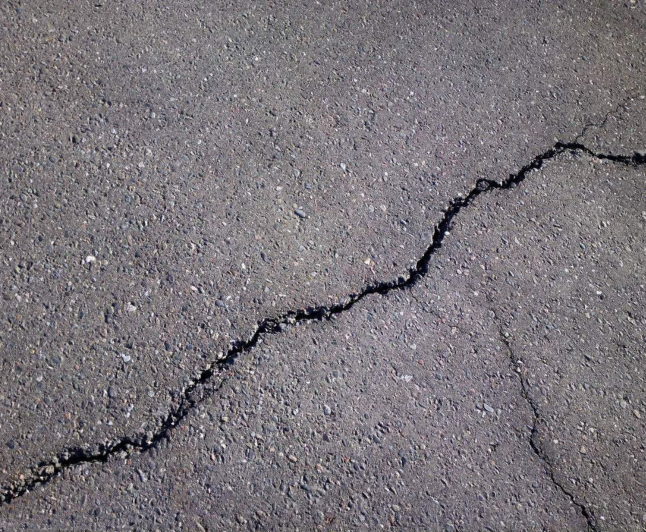
#> input picture crack_detection/2.png, 1291 x 1064 px (shown at 1/2 size)
$ python crack_detction.py
#> lines starting #> are read from the running program, lines starting #| are printed output that depends on the picture; after the words box and inside, x2 and y2 are one past the last pixel; in counts of white or black regions, pixels touching at a corner belong together
import numpy as np
import cv2
from matplotlib import pyplot as plt

# List of image file names
image_files = ['2.png', '3.png', '5.jpg', '6.jpg']

# Function to process an image and return the processed images at each step
def process_image(image_path):
    # Read an image
#> called with image_path = '2.png'
    img = cv2.imread(image_path)
#> img is the input picture: shape (1064, 1291, 3); mean B, G, R 122.1, 116.6, 122.1

    # Convert into gray scale
    gray = cv2.cvtColor(img, cv2.COLOR_BGR2GRAY)

    # Image processing (smoothing)
    # Averaging
    blur = cv2.blur(gray, (3, 3))

    # Apply logarithmic transform
    img_log = (np.log(blur + 1) / (np.log(1 + np.max(blur)))) * 255
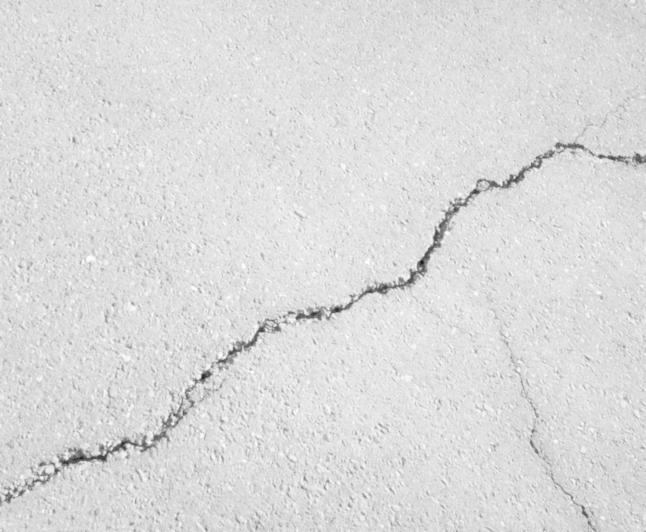
#> img_log: shape (1064, 1291) float16 (shown at 1/2 size); min 0, max 255, mean 219.6

    # Specify the data type
    img_log = np.array(img_log, dtype=np.uint8)

    # Image smoothing: bilateral filter
    bilateral = cv2.bilateralFilter(img_log, 5, 75, 75)

    # Canny Edge Detection
    edges = cv2.Canny(bilateral, 100, 200)
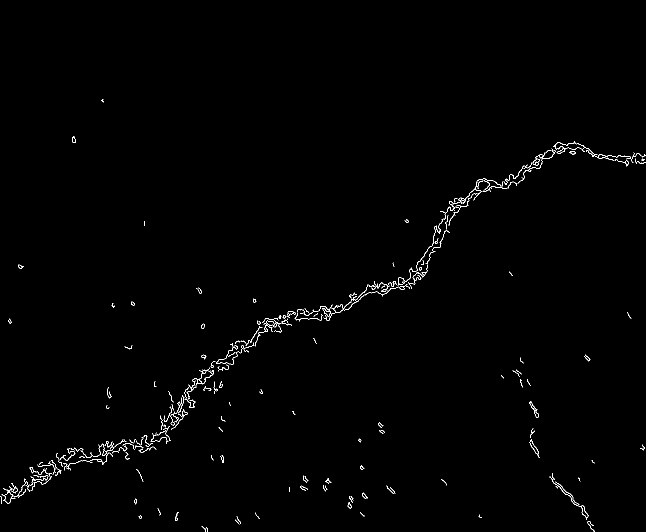
#> edges: shape (1064, 1291) (shown at 1/2 size); 0.68% white in thin lines or dots, all inside (x1, y1, x2, y2) = (0, 198, 1291, 1064)

    # Morphological Closing Operator
    kernel = np.ones((5, 5), np.uint8)
    closing = cv2.morphologyEx(edges, cv2.MORPH_CLOSE, kernel)
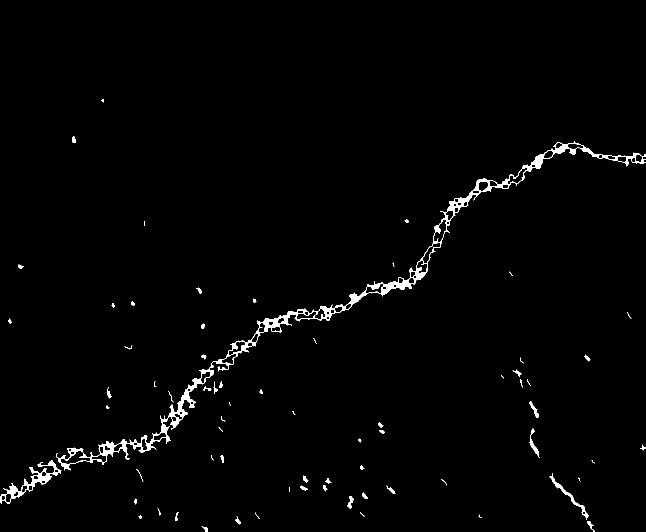
#> closing: shape (1064, 1291) (shown at 1/2 size); 1.4% white; 69 white regions (20 under 20 px), largest, box (x1, y1, x2, y2) and area: (113, 283, 1291, 941) 13664, (0, 920, 123, 1008) 1795, (1099, 946, 1177, 1040) 631

    # Create feature detecting method
    orb = cv2.ORB_create(nfeatures=1500)

    # Make featured Image
    keypoints, descriptors = orb.detectAndCompute(closing, None)
#> keypoints = 1494 keypoints; strongest (x, y, size): (521, 652, 31), (143, 906, 31), (440, 736, 31), (640, 637, 31)
    featuredImg = cv2.drawKeypoints(closing, keypoints, None)
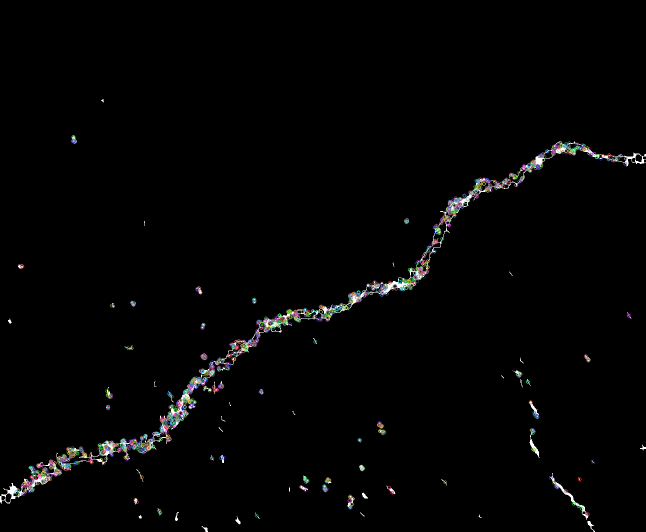
#> featuredImg: shape (1064, 1291, 3) (shown at 1/2 size); mean of channels 0, 1, 2 3.8, 3.8, 3.8; drawn as B, G, R

    # Return all processed images
    return img, gray, blur, img_log, bilateral, edges, closing, featuredImg

# Process each image and store the results
all_results = []
for file in image_files:
    results = process_image(file)
#> results = 8 items
    all_results.append(results)
#> pass 2 of the loop `for file in image_files:`:
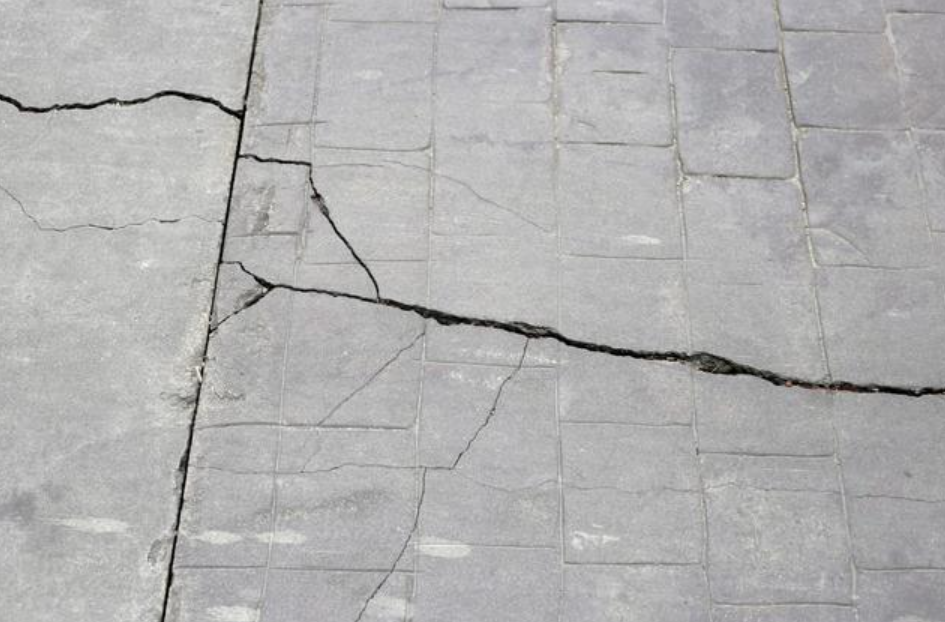
#> input picture crack_detection/3.png, 945 x 622 px
#> in process_image, img is the input picture: shape (622, 945, 3); mean B, G, R 177.1, 177.1, 177.4
#> gray: shape (622, 945)
#> blur: shape (622, 945)
#> bilateral: shape (622, 945)
#> in process_image (call 2), `edges = cv2.Canny(bilateral, 100, 200)`:
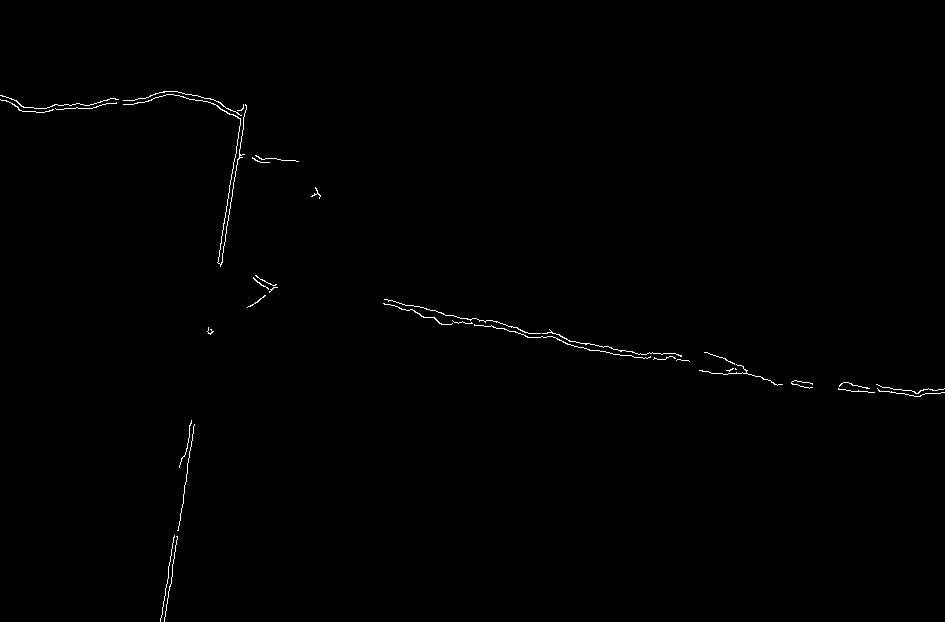
#> edges: shape (622, 945); 0.43% white in thin lines or dots, all inside (x1, y1, x2, y2) = (0, 91, 945, 622)
#> closing: shape (622, 945); 0.92% white; 14 white regions, largest, box (x1, y1, x2, y2) and area: (383, 299, 690, 362) 1602, (123, 91, 247, 267) 1356, (0, 95, 119, 113) 612
#> keypoints = 914 keypoints; strongest (x, y, size): (593, 347, 31), (316, 193, 37.2), (314, 192, 31), (856, 388, 31)
#> in process_image (call 2), `featuredImg = cv2.drawKeypoints(closing, keypoints, None)`:
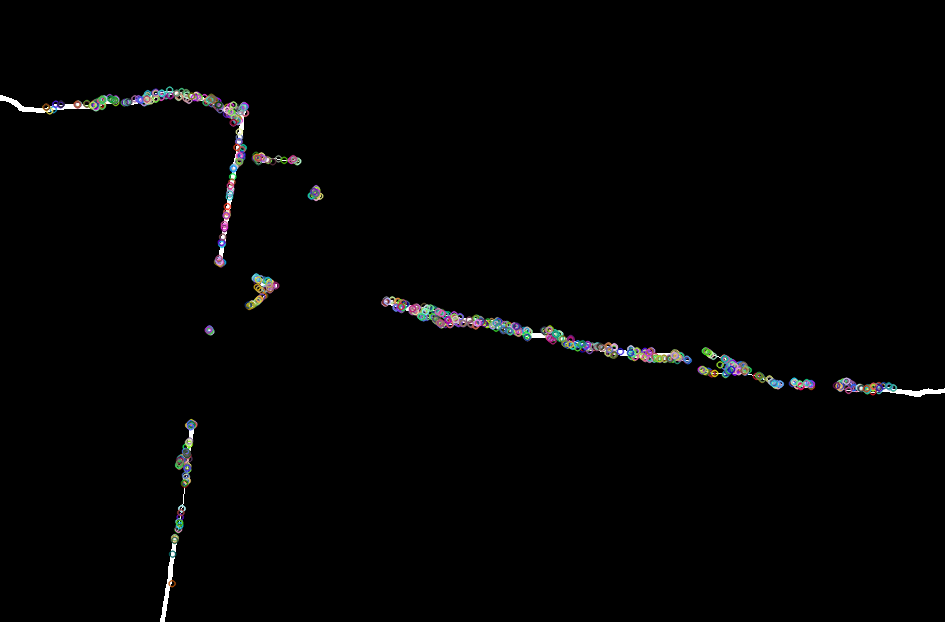
#> featuredImg: shape (622, 945, 3); mean of channels 0, 1, 2 2.9, 2.9, 2.9; drawn as B, G, R
#> pass 3 of the loop `for file in image_files:`:
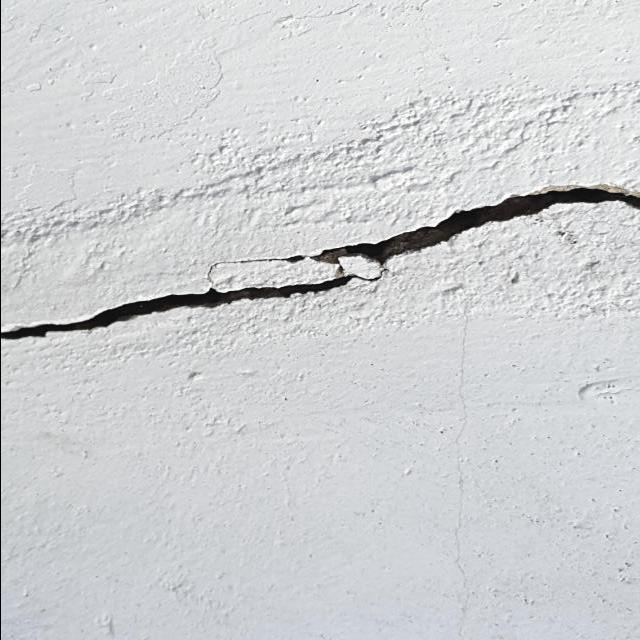
#> input picture crack_detection/5.jpg, 640 x 640 px
#> in process_image, img is the input picture: shape (640, 640, 3); mean B, G, R 210.5, 208.5, 206.7
#> gray: shape (640, 640)
#> blur: shape (640, 640)
#> bilateral: shape (640, 640)
#> in process_image (call 3), `edges = cv2.Canny(bilateral, 100, 200)`:
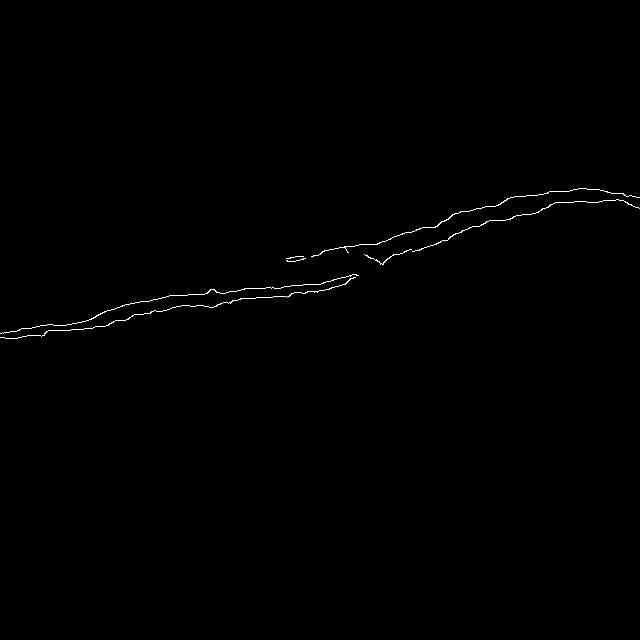
#> edges: shape (640, 640); 0.37% white in thin lines or dots, all inside (x1, y1, x2, y2) = (0, 188, 640, 339)
#> keypoints = 725 keypoints; strongest (x, y, size): (51, 327, 31), (69, 325, 31), (73, 326, 31), (349, 249, 31)
#> in process_image (call 3), `featuredImg = cv2.drawKeypoints(closing, keypoints, None)`:
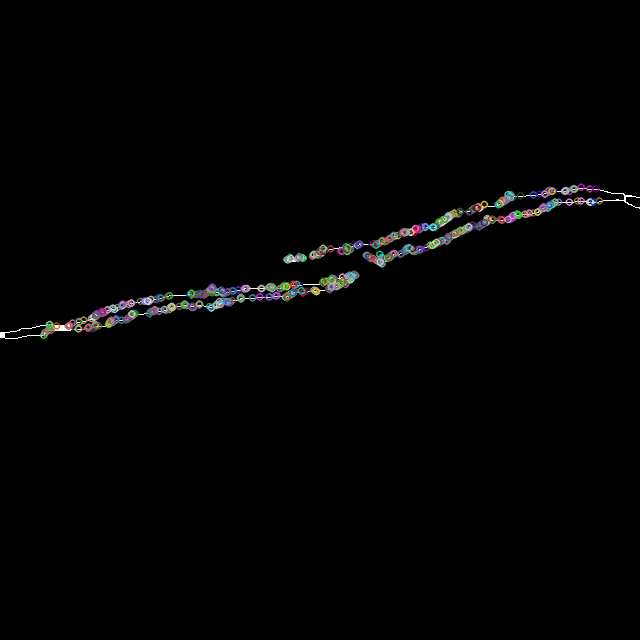
#> featuredImg: shape (640, 640, 3); mean of channels 0, 1, 2 2.7, 2.7, 2.7; drawn as B, G, R
#> the loop made 4 passes; the first 3 are shown

# Function to display and save all the results for each image
def display_and_save_results(all_results, image_files):
    for i, results in enumerate(all_results):
        fig, axs = plt.subplots(nrows=1, ncols=8, figsize=(20, 5))
        axs[0].imshow(cv2.cvtColor(results[0], cv2.COLOR_BGR2RGB))
        axs[0].set_title('Original')
        axs[0].axis('off')

        axs[1].imshow(results[1], cmap='gray')
        axs[1].set_title('Gray')
        axs[1].axis('off')

        axs[2].imshow(results[2], cmap='gray')
        axs[2].set_title('Blur')
        axs[2].axis('off')

        axs[3].imshow(results[3], cmap='gray')
        axs[3].set_title('Log')
        axs[3].axis('off')

        axs[4].imshow(results[4], cmap='gray')
        axs[4].set_title('Bilateral')
        axs[4].axis('off')

        axs[5].imshow(results[5], cmap='gray')
        axs[5].set_title('Edges')
        axs[5].axis('off')

        axs[6].imshow(results[6], cmap='gray')
        axs[6].set_title('Closing')
        axs[6].axis('off')

        axs[7].imshow(results[7], cmap='gray')
        axs[7].set_title('Featured')
        axs[7].axis('off')

        plt.tight_layout()
        plt.savefig(f'Processed_{image_files[i]}')
        plt.show()
#> this loop made 4 passes
#> pass 1, in display_and_save_results, `plt.savefig(f'Processed_{image_files[i]}')`:
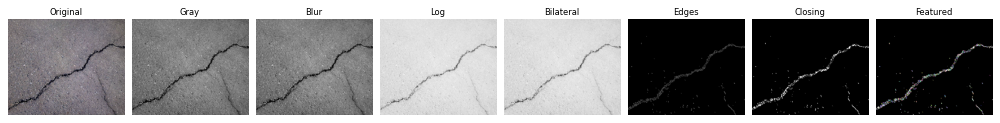
#> figure drawn by matplotlib, 8 panels
#> pass 2, in display_and_save_results, `plt.savefig(f'Processed_{image_files[i]}')`:
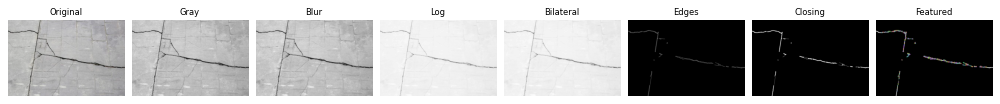
#> figure drawn by matplotlib, 8 panels

# Display and save the results for each image
display_and_save_results(all_results, image_files)
